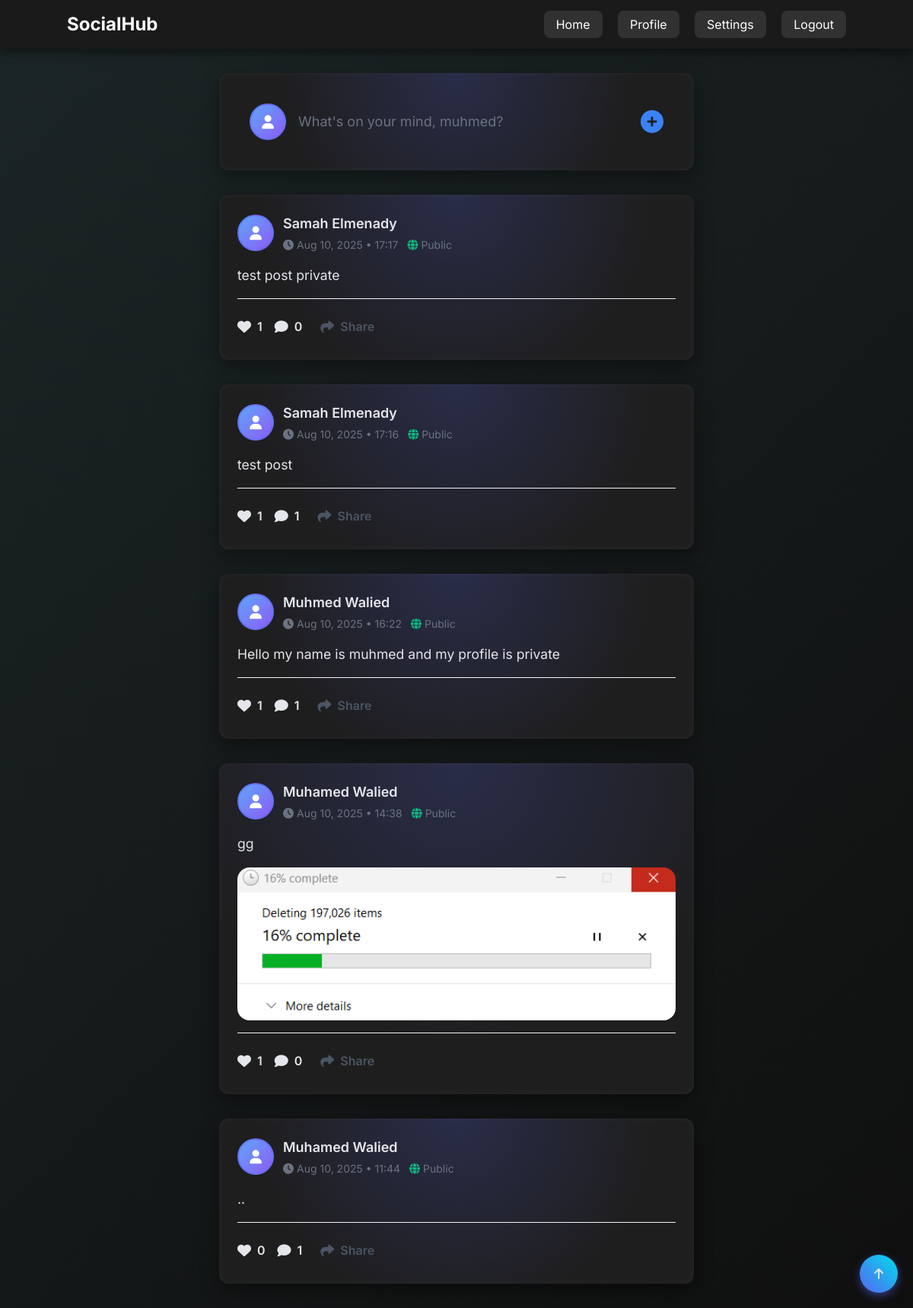
/ (signed in), run on the app's committed database.
### core/models.py (models this page shows, shortened)
class User(AbstractBaseUser, PermissionsMixin):
    id = models.AutoField(primary_key=True)
    f_name = models.CharField(max_length=255, null=False)
    l_name = models.CharField(max_length=255, null=False)
    email = models.EmailField(unique=True, null=False)
    is_verified = models.BooleanField(default=False)
    is_active = models.BooleanField(default=True)
    is_staff = models.BooleanField(default=False)
    created_at = models.DateTimeField(default=timezone.now)
    objects = UserManager()
    USERNAME_FIELD = 'email'
    REQUIRED_FIELDS = ['f_name', 'l_name']

class Post(models.Model):
    PRIVACY_CHOICES = (
        ('public', 'Public'),
        ('private', 'Private'),
    )
    id = models.AutoField(primary_key=True)
    body = models.TextField(null=False)
    image = models.ImageField(upload_to='post_images/', blank=True, null=True)
    privacy = models.CharField(max_length=20, choices=PRIVACY_CHOICES, default='public')
    user = models.ForeignKey(User, on_delete=models.CASCADE)
    status = models.CharField(max_length=255, blank=True)
    created_at = models.DateTimeField(default=timezone.now)
    updated_at = models.DateTimeField(auto_now=True)

### core/views.py (the view)
# urls.py: path('', views.home, name='home'),
def home(request):
    user = request.user
    posts = []
    if request.user.is_authenticated:
        posts = posts_with_likes(get_user_posts_with_public(user), user)
    else:
        posts = posts_with_likes(get_user_posts_with_public(user), False)
    context = {
        'posts': posts,
    }
    return render(request, 'core/home.html', context)

### core/views.py (called while the page is built, shortened)
def get_user_posts_with_public(user):
    if user.is_authenticated:
        return Post.objects.filter(Q(user=user) | Q(privacy='public')).order_by('-created_at')
    else:
        return Post.objects.filter(privacy='public').order_by('-created_at')

def posts_with_likes(posts, user):
    posts_with_likes = []
    if user:
        for post in posts:
            post_data = {
                'post': post,
                'is_liked': post.postreact_set.filter(user=user).exists(),
            }
            posts_with_likes.append(post_data)
    return posts_with_likes

### core/templates/core/home.html (shortened to what this page needs)
{% load static %}
{% load widget_tweaks %}
<!DOCTYPE html>
<html lang="en" dir="ltr">
<head>
    <link href="https://cdn.jsdelivr.net/npm/tailwindcss@2.2.19/dist/tailwind.min.css" rel="stylesheet" />
    <link href="https://cdnjs.cloudflare.com/ajax/libs/font-awesome/6.4.0/css/all.min.css" rel="stylesheet" />
    <link rel="stylesheet" href="{% static 'css/home.css' %}">
</head>
<body>
    <nav class="navbar p-4 shadow-lg">
        <div class="container mx-auto flex justify-between items-center">
            <a href="{% url 'home' %}" class="text-white text-2xl font-bold">SocialHub</a>
            <div class="space-x-4">
                <a href="{% url 'home' %}" class="nav-link text-white hover:text-gray-200 transition">Home</a>
                <a href="{% url 'current_profile'%}" class="nav-link text-white hover:text-gray-200 transition">Profile</a>
                <a href="{% url 'settings' %}" class="nav-link text-white hover:text-gray-200 transition">Settings</a>
                {% if request.user.is_authenticated %}
                    <a href="{% url 'logout' %}" class="nav-link text-white hover:text-gray-200 transition">Logout</a>
                {% else %}
                    <a href="{% url 'login' %}" class="nav-link text-white hover:text-gray-200 transition">Login</a>
                {% endif %}
            </div>
        </div>
    </nav>
    <div class="content-wrapper">
        <div class="container mx-auto px-6 py-8 max-w-2xl relative z-10">
            {% if user.is_authenticated %}
                {% with user_setting=user.setting %}
                    <div class="card mb-8 p-6">
                        <div class="create-post-trigger" id="createPostTrigger">
                            <div class="flex items-center space-x-4">
                                {% if user.profile.avatar %}
                                    <img src="{{ user.profile.avatar.url }}" alt="Your Avatar" class="avatar" />
                                {% else %}
                                    <div class="avatar bg-gradient-to-br from-blue-400 to-purple-500 flex items-center justify-center">
                                        <i class="fas fa-user text-white text-lg"></i>
                                    </div>
                                {% endif %}
                                <div class="flex-1 text-left">
                                    <p class="text-gray-500 text-lg">What's on your mind, {{ user.f_name }}?</p>
                                </div>
                                <i class="fas fa-plus-circle text-3xl text-blue-500 pulse-animation"></i>
                            </div>
                        </div>
                    </div>
                {% endwith %}
            {% endif %}
            <div id="postsContainer" class="space-y-8">
                {% for item in posts %}
                            <div class="card post-card p-6" data-post-id="{{ item.post.id }}" data-animation-delay="{{ forloop.counter0|add:0.1 }}">                        <div class="flex items-start justify-between mb-4">
                            <div class="flex items-center space-x-3">
                                <a href="{% if item.post.user == request.user %}{% url 'current_profile' %}{% else %}{% url 'profile' item.post.user.profile.slug %}{% endif %}" class="block">
                                    {% if item.post.user.profile.avatar %}
                                        <img src="{{ item.post.user.profile.avatar.url }}" alt="Avatar" class="avatar" />
                                    {% else %}
                                        <div class="avatar bg-gradient-to-br from-blue-400 to-purple-500 flex items-center justify-center">
                                            <i class="fas fa-user text-white text-lg"></i>
                                        </div>
                                    {% endif %}
                                </a>
                                <div>
                                    <a href="{% if item.post.user == request.user %}{% url 'current_profile' %}{% else %}{% url 'profile' item.post.user.profile.slug %}{% endif %}" class="username-link text-lg font-semibold block">
                                        {{ item.post.user.f_name }} {{ item.post.user.l_name }}
                                    </a>
                                    <div class="flex items-center space-x-3 text-sm text-gray-500 mt-1">
                                        <span><i class="fas fa-clock mr-1"></i>{{ item.post.created_at|date:"M d, Y • H:i" }}</span>
                                        <span class="flex items-center">
                                            {% if item.post.privacy == 'public' %}
                                                <i class="fas fa-globe text-green-500 mr-1"></i>Public
                                            {% else %}
                                                <i class="fas fa-lock text-orange-500 mr-1"></i>Private
                                            {% endif %}
                                        </span>
                                    </div>
                                </div>
                            </div>
                        </div>
                        <div class="mb-4">
                            <p class="post-body text-gray-800 text-lg leading-relaxed">{{ item.post.body }}</p>
                        </div>
                        {% if item.post.image %}
                            <div class="mb-4 overflow-hidden rounded-2xl">
                                <img src="{{ item.post.image.url }}" alt="Post image" class="post-image w-full" />
                            </div>
                        {% endif %}
                        <div class="flex items-center space-x-4 pt-4 border-t border-gray-100">
                            <button class="like-btn {% if item.is_liked %}liked{% endif %} flex items-center space-x-2" data-post-id="{{ item.post.id }}">
                                <i class="fas fa-heart text-lg"></i>
                                <span class="like-count font-semibold">{{ item.post.postreact_set.count }}</span>
                            </button>
                            <button class="comment-btn flex items-center space-x-2" data-post-id="{{ item.post.id }}">
                                <i class="fas fa-comment text-lg"></i>
                                <span class="comment-count font-semibold">{{ item.post.comment_set.count }}</span>
                            </button>
                            <button class="share-btn flex items-center space-x-2 text-gray-600 hover:text-blue-500 transition-colors p-2 rounded-full hover:bg-blue-50">
                                <i class="fas fa-share text-lg"></i>
                                <span class="font-semibold">Share</span>
                            </button>
                        </div>
                    </div>
                {% endfor %}
            </div>
        </div>
    </div>
    <button class="floating-action" id="scrollToTop" title="Scroll to top">
        <i class="fas fa-arrow-up"></i>
    </button>
</body>
</html>

### static/css/home.css (style rules this page uses)
body { background: linear-gradient(135deg, #1c2526 0%, #0f0f0f 100%); color: #e4e6eb; font-family: 'Inter', -apple-system, BlinkMacSystemFont, sans-serif; margin: 0; overflow-x: hidden; }
.navbar { background: #1a1a1a; box-shadow: 0 4px 12px rgba(0, 0, 0, 0.5); position: sticky; top: 0; z-index: 20; }
.navbar a { transition: color 0.3s ease; }
.nav-link { background: rgba(255, 255, 255, 0.1); padding: 0.5rem 1rem; border-radius: 8px; transition: background 0.3s ease, transform 0.2s ease; }
.content-wrapper { position: relative; z-index: 10; }
.card { background: #1e1e1e; border-radius: 12px; box-shadow: 0 8px 24px rgba(0, 0, 0, 0.4), inset 0 0 10px rgba(255, 255, 255, 0.05); position: relative; overflow: hidden; }
.card::before { content: ''; position: absolute; top: 0; left: 0; width: 100%; height: 100%; background: radial-gradient(circle at 50% 0%, rgba(88, 101, 242, 0.2), transparent 70%); pointer-events: none; z-index: 0; }
.card > * { position: relative; z-index: 1; }
.avatar { width: 48px; height: 48px; border-radius: 50%; border: 2px solid rgba(88, 101, 242, 0.5); object-fit: cover; transition: transform 0.3s ease; }
.create-post-trigger { cursor: pointer; padding: 1rem; border-radius: 8px; transition: background 0.3s ease; }
.post-card { animation: fadeIn 0.5s ease forwards; }
.post-body { color: #e4e6eb; font-size: 1.1rem; line-height: 1.6; }
.post-image { border-radius: 12px; max-height: 400px; object-fit: cover; }
.like-btn, .comment-btn, .share-btn { transition: color 0.3s ease, background 0.3s ease; }
.floating-action { background: linear-gradient(45deg, #5865f2, #00ddeb); border: none; border-radius: 50%; width: 50px; height: 50px; position: fixed; bottom: 20px; right: 20px; display: flex; align-items: center; justify-content: center; box-shadow: 0 4px 12px rgba(88, 101, 242, 0.5); transition: transform 0.3s ease, box-shadow 0.3s ease; }
.pulse-animation { animation: pulse 2s infinite; }

### data on the page
User: f_name "muhmed"
Post: post.user.f_name "Samah", post.user.l_name "Elmenady", post.created_at "Aug 10, 2025 • 17:17", privacy "public" (drawn), post.body "test post private", post.postreact_set.count "1", post.comment_set.count "0"
Post: post.user.f_name "Samah", post.user.l_name "Elmenady", post.created_at "Aug 10, 2025 • 17:16", privacy "public" (drawn), post.body "test post", post.postreact_set.count "1", post.comment_set.count "1"
Post: post.user.f_name "Muhmed", post.user.l_name "Walied", post.created_at "Aug 10, 2025 • 16:22", privacy "public" (drawn), post.body "Hello my name is muhmed and my profile is private", post.postreact_set.count "1", post.comment_set.count "1"
Post: post.user.f_name "Muhamed", post.user.l_name "Walied", post.created_at "Aug 10, 2025 • 14:38", privacy "public" (drawn), post.body "gg", post.image (picture), post.postreact_set.count "1", post.comment_set.count "0"
Post: post.user.f_name "Muhamed", post.user.l_name "Walied", post.created_at "Aug 10, 2025 • 11:44", privacy "public" (drawn), post.body "..", post.postreact_set.count "0", post.comment_set.count "1"
